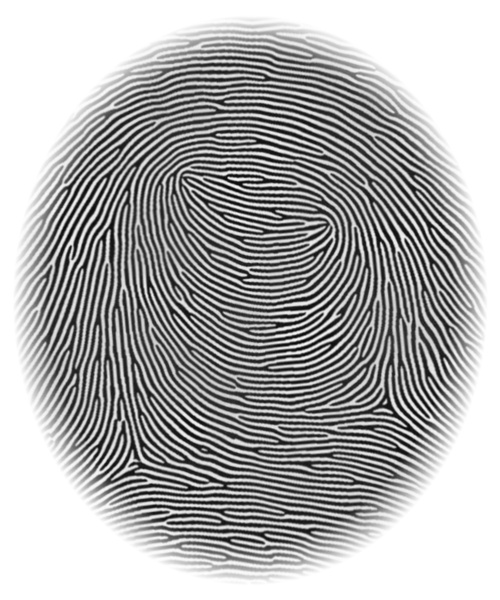
#> input picture backend/data/samples/OV727/BTXY97258/PADRAO_00.jpg, 500 x 600 px
$ python test_degradation.py ../backend/data/samples/OV727/BTXY97258/PADRAO_00.jpg
#> lines starting #> are read from the running program, lines starting #| are printed output that depends on the picture
#!/usr/bin/env python3
"""
Script para testar degradação de imagens com blur elíptico (motion blur)
Simula deslocamento de câmera com forma elíptica e motion blur radial
"""

import sys
import cv2
import numpy as np
import argparse
from pathlib import Path


def create_motion_blur_kernel(size, angle):
    """
    Cria kernel de motion blur linear

    Args:
        size: Tamanho do kernel (deve ser ímpar)
        angle: Ângulo em graus (0 = horizontal direita, 90 = vertical para cima)

    Returns:
        Kernel normalizado para motion blur
    """
    kernel = np.zeros((size, size), dtype=np.float32)
    center = size // 2

    # Converte ângulo para radianos
    angle_rad = np.deg2rad(angle)

    # Calcula direção do motion blur
    dx = np.cos(angle_rad)
    dy = -np.sin(angle_rad)  # Negativo porque y cresce para baixo

    # Desenha linha no kernel
    for i in range(size):
        offset = i - center
        x = int(center + offset * dx)
        y = int(center + offset * dy)

        if 0 <= x < size and 0 <= y < size:
            kernel[y, x] = 1.0

    # Normaliza
    if kernel.sum() > 0:
        kernel = kernel / kernel.sum()

    return kernel


def smoothstep(x):
    """
    Função de suavização Hermite (smoothstep)
    Retorna transição suave de 0 a 1 para x em [0, 1]
    """
    x = np.clip(x, 0, 1)
    return x * x * (3 - 2 * x)


def create_gradient_mask(h, w, center_x, center_y, a, b, angle):
    """
    Cria máscara composta: radial da imagem × inversa da elipse

    - Blur mais forte nas bordas da IMAGEM
    - Blur mais suave nas bordas da ELIPSE (com smoothstep)
    - Combinação por multiplicação + normalização

    Args:
        h, w: Dimensões da imagem
        center_x, center_y: Centro da elipse
        a, b: Raios da elipse
        angle: Ângulo de rotação em graus

    Returns:
        Tuple: (gradient, mask_radial, mask_ellipse)
        - gradient: Máscara combinada final
        - mask_radial: Máscara radial da imagem
        - mask_ellipse: Máscara da elipse (antes de inverter)
    """
    # Cria máscara elíptica base
    mask = np.zeros((h, w), dtype=np.uint8)
    cv2.ellipse(mask, (center_x, center_y), (a, b), angle, 0, 360, 255, -1)

    # Centro da imagem
    img_center_x = w // 2
    img_center_y = h // 2

    # Cria grid de coordenadas
    y_coords, x_coords = np.mgrid[0:h, 0:w]

    # === MÁSCARA 1: Radial da IMAGEM (0 no centro → 1 nas bordas) ===
    dist_from_img_center = np.sqrt(
        (x_coords - img_center_x) ** 2 +
        (y_coords - img_center_y) ** 2
    )

    # === MÁSCARA 2: Distância normalizada da ELIPSE (0 no centro → 1 nas bordas) ===
    # Converte ângulo para radianos
    angle_rad = np.deg2rad(angle)

    # Translada coordenadas para o centro da elipse
    x_shifted = x_coords - center_x
    y_shifted = y_coords - center_y

    # Rotaciona coordenadas (rotação inversa)
    x_rot = x_shifted * np.cos(-angle_rad) - y_shifted * np.sin(-angle_rad)
    y_rot = x_shifted * np.sin(-angle_rad) + y_shifted * np.cos(-angle_rad)

    # Calcula distância normalizada da elipse
    # Pontos na borda da elipse têm dist_ellipse = 1.0
    # Evita divisão por zero
    a_safe = max(a, 1)
    b_safe = max(b, 1)
    dist_from_ellipse_center = np.sqrt((x_rot / a_safe) ** 2 + (y_rot / b_safe) ** 2)

    # === Máscara radial da imagem inteira (0 no centro → 1 nas bordas) ===
    max_dist = np.sqrt(img_center_x ** 2 + img_center_y ** 2)
    if max_dist > 0:
        mask_radial_full = 0.5*dist_from_img_center / max_dist
    else:
        mask_radial_full = np.zeros((h, w), dtype=np.float32)

    # Aplica apenas dentro da máscara elíptica para o gradiente e elipse
    gradient = np.zeros((h, w), dtype=np.float32)
    mask_ellipse_full = np.zeros((h, w), dtype=np.float32)
    ellipse_region = mask > 0

    if ellipse_region.any():
        # Normaliza distâncias da imagem dentro da elipse
        dist_img_in_ellipse = dist_from_img_center[ellipse_region]
        min_img = dist_img_in_ellipse.min()
        max_img = dist_img_in_ellipse.max()

        if max_img > min_img:
            mask_radial_img = (dist_img_in_ellipse - min_img) / (max_img - min_img)
        else:
            mask_radial_img = np.ones_like(dist_img_in_ellipse) * 0.5

        # Normaliza distâncias da elipse
        dist_ellipse_in_region = dist_from_ellipse_center[ellipse_region]
        min_ellipse = dist_ellipse_in_region.min()
        max_ellipse = dist_ellipse_in_region.max()

        if max_ellipse > min_ellipse:
            mask_ellipse_dist = (dist_ellipse_in_region - min_ellipse) / (max_ellipse - min_ellipse)
        else:
            mask_ellipse_dist = np.zeros_like(dist_ellipse_in_region)

        # Aplica smoothstep para suavizar o gradiente da elipse
        mask_ellipse_smooth = smoothstep(mask_ellipse_dist)

        # Salva máscara da elipse para debug
        mask_ellipse_full[ellipse_region] = mask_ellipse_smooth

        # Combina as máscaras por multiplicação:
        # mask_radial_img: 0 no centro da imagem → 1 nas bordas
        # (1 - mask_ellipse_smooth): 1 no centro da elipse → 0 nas bordas
        # Resultado: blur forte no centro da elipse, suave nas bordas
        combined = mask_radial_img * (1 - mask_ellipse_smooth)

        # Normaliza para garantir range [0, 1]
        if combined.max() > 0:
            combined = combined / combined.max()

        gradient[ellipse_region] = combined

        # Garante valor mínimo de 0.05 para ter algum blur em toda a região
        gradient[ellipse_region] = np.clip(gradient[ellipse_region], 0.05, 1.0)

    return gradient, mask_radial_full, mask_ellipse_full


# [44 lines left out: function add_noise, not called in this run]


def apply_elliptical_blur(image, area_percent=0.15, eccentricity=0.3, angle=None, add_noise_flag=True, noise_intensity=0.5):
    """
    Aplica motion blur elíptico com gradiente radial + ruído

    Args:
        image: Imagem de entrada (numpy array)
        area_percent: Percentual da área da imagem para aplicar blur (0.1 a 0.25)
        eccentricity: Excentricidade da elipse (0.1 a 0.5)
        angle: Ângulo de rotação da elipse (None para aleatório)
        add_noise_flag: Se True, adiciona ruído à imagem
        noise_intensity: Intensidade do ruído (0.0 a 1.0)

    Returns:
        Imagem com blur aplicado, máscara, parâmetros
    """
    h, w = image.shape[:2]
    image_area = h * w

    # Centro da imagem
    img_center_x = w // 2
    img_center_y = h // 2

    # Calcula área da elipse
    ellipse_area = image_area * area_percent

    # Calcula raios da elipse
    # Área = pi * a * b
    a = int(np.sqrt(ellipse_area / (np.pi * np.sqrt(1 - eccentricity ** 2))))
    b = int(a * np.sqrt(1 - eccentricity ** 2))

    # Posiciona a elipse: borda mais próxima a pelo menos 80px do centro da imagem
    # Como o eixo maior será tangencial, o semi-eixo menor (b) aponta na direção radial
    # Distância mínima do centro da elipse ao centro da imagem: 80 + b
    min_dist_from_center = 80 + b

    # Distância máxima: a elipse precisa caber na imagem
    # Usa a margem do semi-eixo maior para não cortar a elipse
    margin = max(a, b)

    # Escolhe ângulo radial aleatório (direção do centro da imagem → centro da elipse)
    radial_angle = np.random.uniform(0, 2 * np.pi)

    # Calcula distância máxima possível nesta direção radial
    # A elipse precisa caber na imagem: centro ± margin dentro dos limites
    cos_r = np.cos(radial_angle)
    sin_r = np.sin(radial_angle)

    # Limites em x e y para o centro da elipse
    if cos_r > 0:
        max_dist_x = (w - margin - img_center_x) / cos_r if cos_r > 1e-6 else float('inf')
    elif cos_r < 0:
        max_dist_x = (margin - img_center_x) / cos_r if cos_r < -1e-6 else float('inf')
    else:
        max_dist_x = float('inf')

    if sin_r > 0:
        max_dist_y = (h - margin - img_center_y) / sin_r if sin_r > 1e-6 else float('inf')
    elif sin_r < 0:
        max_dist_y = (margin - img_center_y) / sin_r if sin_r < -1e-6 else float('inf')
    else:
        max_dist_y = float('inf')

    max_dist_from_center = min(abs(max_dist_x), abs(max_dist_y))

    # Garante que o range é válido
    if max_dist_from_center < min_dist_from_center:
        # Se não cabe, usa a distância máxima possível
        dist = max_dist_from_center
    else:
        dist = np.random.uniform(min_dist_from_center, max_dist_from_center)

    center_x = int(img_center_x + dist * cos_r)
    center_y = int(img_center_y + dist * sin_r)

    # Garante que o centro fica dentro da imagem
    center_x = np.clip(center_x, margin, w - margin)
    center_y = np.clip(center_y, margin, h - margin)

    # Ângulo da elipse: eixo maior tangencial à direção radial (±25°)
    # Direção radial em graus (do centro da imagem → centro da elipse)
    radial_angle_deg = np.degrees(radial_angle)
    # Tangente = perpendicular à direção radial (+90°)
    tangent_angle = radial_angle_deg + 90
    # Adiciona variação aleatória de ±25°
    if angle is None:
        angle = tangent_angle + np.random.uniform(-25, 25)

    # Calcula ângulo do motion blur (do centro da imagem até centro da elipse)
    dx = center_x - img_center_x
    dy = center_y - img_center_y
    motion_angle = np.degrees(np.arctan2(-dy, dx))  # -dy porque Y cresce para baixo

    # Cria máscara com gradiente radial (do centro da imagem para fora)
    gradient_mask, mask_radial, mask_ellipse = create_gradient_mask(h, w, center_x, center_y, a, b, angle)

    # Aplica motion blur com intensidade variável
    result = image.copy().astype(np.float32)

    # Adiciona ruído se solicitado
    if add_noise_flag:
        result = add_noise(result, noise_type='mixed', intensity=noise_intensity)

    # Define níveis de blur (do mais fraco ao mais forte)
    blur_levels = [3, 6, 9, 12, 15, 18, 21, 24, 27, 30, 33, 36]  # Tamanhos de kernel

    # Aplica blur progressivo baseado na máscara gradiente
    for i, kernel_size in enumerate(blur_levels):
        # Normaliza gradiente para este nível
        level_min = i / len(blur_levels)
        level_max = (i + 1) / len(blur_levels)

        # Cria máscara para este nível
        level_mask = np.clip((gradient_mask - level_min) / (level_max - level_min), 0, 1)

        # Aplica motion blur
        kernel = create_motion_blur_kernel(kernel_size, motion_angle)
        blurred = cv2.filter2D(image.astype(np.float32), -1, kernel)

        # Combina com resultado
        level_mask_3ch = np.stack([level_mask] * 3, axis=-1)
        result = result * (1 - level_mask_3ch) + blurred * level_mask_3ch

    result = result.astype(np.uint8)

    # Cria máscaras visuais (para debug)
    mask_combined = (gradient_mask * 255).astype(np.uint8)
    mask_radial_visual = (mask_radial * 255).astype(np.uint8)
    # Inverte a máscara da elipse para mostrar como é usada na combinação
    # (1 - mask_ellipse): 1 no centro → 0 nas bordas = branco no centro, preto nas bordas
    mask_ellipse_inverted = np.zeros_like(mask_ellipse)
    ellipse_region = mask_ellipse > 0
    mask_ellipse_inverted[ellipse_region] = 1.0 - mask_ellipse[ellipse_region]
    mask_ellipse_visual = (mask_ellipse_inverted * 255).astype(np.uint8)

    return result, mask_combined, mask_radial_visual, mask_ellipse_visual, (center_x, center_y, a, b, angle, motion_angle)


def main():
    parser = argparse.ArgumentParser(description='Testa degradação de imagem com blur elíptico')
    parser.add_argument('input', type=str, help='Caminho da imagem de entrada')
    parser.add_argument('--output-dir', '-o', type=str, default='./degradation_tests',
                        help='Diretório de saída (padrão: ./degradation_tests)')
    parser.add_argument('--samples', '-n', type=int, default=5,
                        help='Número de amostras a gerar (padrão: 5)')
    parser.add_argument('--area-min', type=float, default=0.25,
                        help='Área mínima da elipse (padrão: 0.10)')
    parser.add_argument('--area-max', type=float, default=0.5,
                        help='Área máxima da elipse (padrão: 0.25)')
    parser.add_argument('--ecc-min', type=float, default=0.7,
                        help='Excentricidade mínima (padrão: 0.7)')
    parser.add_argument('--ecc-max', type=float, default=0.95,
                        help='Excentricidade máxima (padrão: 0.95)')
    parser.add_argument('--noise', action='store_true',
                        help='Adiciona ruído à imagem (padrão: desabilitado)')
    parser.add_argument('--noise-intensity', type=float, default=0.25,
                        help='Intensidade do ruído 0.0 a 1.0 (padrão: 0.5)')
    parser.add_argument('--single-output', type=str, default=None,
                        help='Modo produção: processa 1 imagem e salva no caminho especificado')

    args = parser.parse_args()

    # Carrega imagem
    input_path = Path(args.input)
    if not input_path.exists():
        print(f"Erro: Arquivo não encontrado: {input_path}", file=sys.stderr)
        sys.exit(1)

    image = cv2.imread(str(input_path))
#> image is the input picture: shape (600, 500, 3); min 4, max 255, mean 173.8
    if image is None:
        print(f"Erro: Não foi possível carregar a imagem: {input_path}", file=sys.stderr)
        sys.exit(1)

    # === Modo single-output (produção) ===
    if args.single_output:
        import json

        area_percent = np.random.uniform(args.area_min, args.area_max)
        eccentricity = np.random.uniform(args.ecc_min, args.ecc_max)

        degraded, _, _, _, params = apply_elliptical_blur(
            image,
            area_percent,
            eccentricity,
            add_noise_flag=args.noise,
            noise_intensity=args.noise_intensity
        )
        center_x, center_y, a, b, angle, motion_angle = params

        output_path = Path(args.single_output)
        output_path.parent.mkdir(parents=True, exist_ok=True)

        # Salva no formato adequado (jpg com qualidade ou png)
        ext = output_path.suffix.lower()
        if ext in ['.jpg', '.jpeg']:
            cv2.imwrite(str(output_path), degraded, [cv2.IMWRITE_JPEG_QUALITY, 95])
        else:
            cv2.imwrite(str(output_path), degraded)

        # Imprime JSON com parâmetros para o chamador (stdout)
        result = {
            "status": "ok",
            "input": str(input_path),
            "output": str(output_path),
            "area_percent": round(area_percent * 100, 1),
            "eccentricity": round(eccentricity, 3),
            "center": [int(center_x), int(center_y)],
            "radii": [int(a), int(b)],
            "ellipse_angle": round(float(angle), 1),
            "motion_angle": round(float(motion_angle), 1)
        }
        print(json.dumps(result))
        sys.exit(0)

    # === Modo batch (teste/desenvolvimento) ===
    print(f"Imagem carregada: {input_path}")
    print(f"Dimensões: {image.shape[1]}x{image.shape[0]}")
#| Dimensões: 500x600

    # Cria diretório de saída
    output_dir = Path(args.output_dir)
    output_dir.mkdir(parents=True, exist_ok=True)

    # Salva imagem original
    original_path = output_dir / "00_original.png"
    cv2.imwrite(str(original_path), image)
    print(f"\n✓ Original salva: {original_path}")

    # Gera amostras com degradação
    print(f"\nGerando {args.samples} amostras degradadas...")
    print("-" * 70)

    for i in range(args.samples):
        # Parâmetros aleatórios
        area_percent = np.random.uniform(args.area_min, args.area_max)
        eccentricity = np.random.uniform(args.ecc_min, args.ecc_max)

        # Aplica degradação
        degraded, mask_combined, mask_radial, mask_ellipse, params = apply_elliptical_blur(
            image,
            area_percent,
            eccentricity,
            add_noise_flag=args.noise,
            noise_intensity=args.noise_intensity
        )
        center_x, center_y, a, b, angle, motion_angle = params

        # Salva imagem degradada
        output_path = output_dir / f"{i+1:02d}_degraded.png"
        cv2.imwrite(str(output_path), degraded)

        # Salva máscaras separadas
        mask_combined_path = output_dir / f"{i+1:02d}_mask_combined.png"
        cv2.imwrite(str(mask_combined_path), mask_combined)

        mask_radial_path = output_dir / f"{i+1:02d}_mask_radial.png"
        cv2.imwrite(str(mask_radial_path), mask_radial)

        mask_ellipse_path = output_dir / f"{i+1:02d}_mask_ellipse.png"
        cv2.imwrite(str(mask_ellipse_path), mask_ellipse)

        print(f"Amostra {i+1}:")
        print(f"  - Arquivo: {output_path.name}")
        print(f"  - Área: {area_percent*100:.1f}% da imagem")
        print(f"  - Excentricidade: {eccentricity:.2f}")
        print(f"  - Centro elipse: ({center_x}, {center_y})")
        print(f"  - Raios elipse: a={a}px, b={b}px")
        print(f"  - Ângulo elipse: {angle:.1f}°")
        print(f"  - Ângulo motion blur: {motion_angle:.1f}°")
        print()
#> this loop made 5 passes
#> (center_x, center_y, a, b, angle, motion_angle) on passes 1 to 5: (222, 278, 278, 132, 309.2, 141.8), (242, 303, 258, 131, 267.1, -159.4), (222, 278, 278, 168, 376.5, 141.8), (180, 280, 320, 116, 94.93, 164.1), (259, 249, 241, 100, 388.6, 79.99)
#> (printed output is left out)
#> pass 1, in apply_elliptical_blur, `result = result.astype(np.uint8)`:
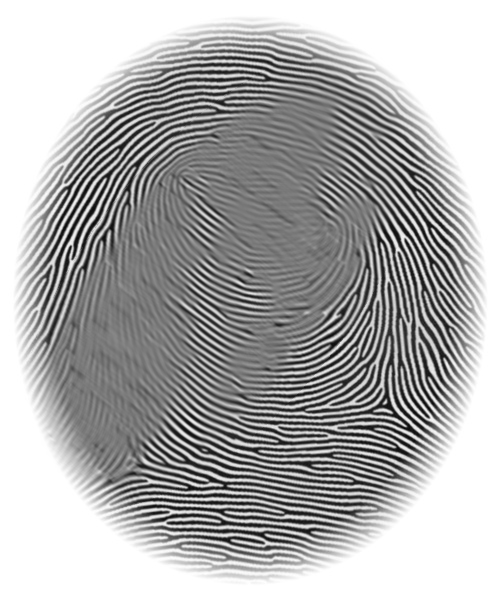
#> result: shape (600, 500, 3); min 8, max 255, mean 173.6
#> pass 1, in main, `degraded, mask_combined, mask_radial, mask_ellipse, params = apply_ell..`:
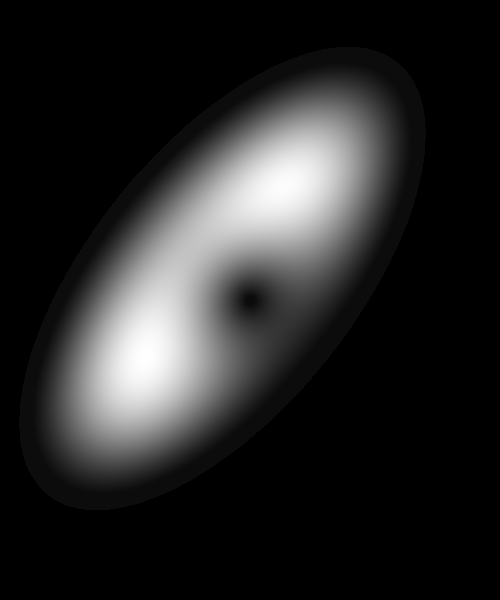
#> mask_combined: shape (600, 500); min 0, max 255, mean 39
#> pass 1, in main, `degraded, mask_combined, mask_radial, mask_ellipse, params = apply_ell..`:
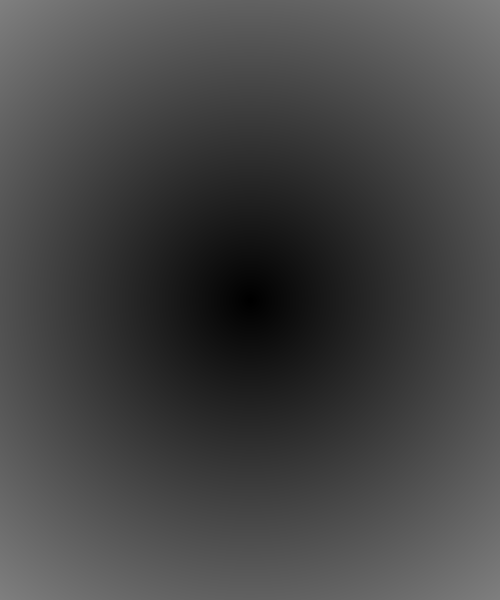
#> mask_radial: shape (600, 500); min 0, max 127, mean 68.4

    print("-" * 70)
    print(f"\n✓ {args.samples} amostras geradas em: {output_dir}")
    print("\nPara visualizar, abra as imagens no diretório de saída.")


if __name__ == '__main__':
    main()

$ run again, on backend/data/samples/OV727/BTXY97258/PADRAO_03.jpg
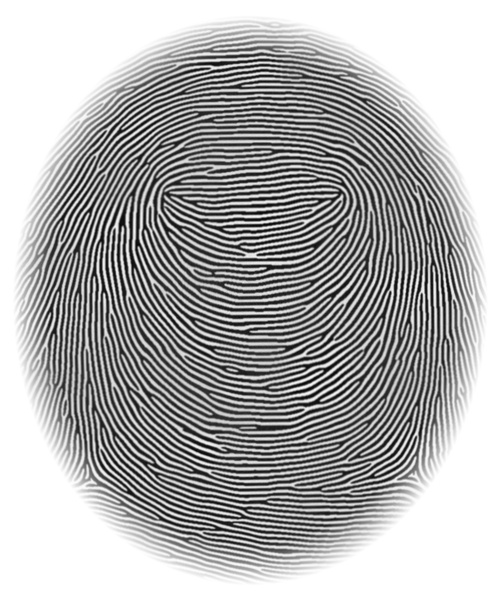
#> input picture backend/data/samples/OV727/BTXY97258/PADRAO_03.jpg, 500 x 600 px
#> in main, image is the input picture: shape (600, 500, 3); min 2, max 255, mean 173.9
#| Dimensões: 500x600
#> the loop in main, `for i in range(args.samples):` made 5 passes
#> (center_x, center_y, a, b, angle, motion_angle) on passes 1 to 5: (222, 278, 278, 132, 309.2, 141.8), (242, 303, 258, 131, 267.1, -159.4), (222, 278, 278, 168, 376.5, 141.8), (180, 280, 320, 116, 94.93, 164.1), (259, 249, 241, 100, 388.6, 79.99)
#> (printed output is left out)
#> pass 1, in apply_elliptical_blur, `result = result.astype(np.uint8)`:
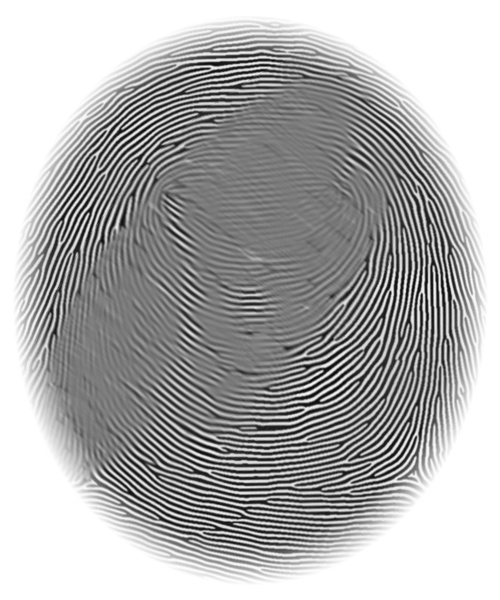
#> result: shape (600, 500, 3); min 5, max 255, mean 173.8

$ run again, on backend/data/samples/OV727/BTXY97258/PADRAO_04.jpg
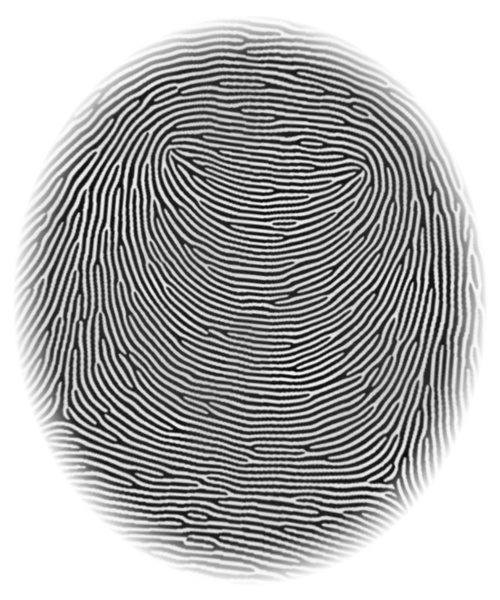
#> input picture backend/data/samples/OV727/BTXY97258/PADRAO_04.jpg, 500 x 600 px
#> in main, image is the input picture: shape (600, 500, 3); min 2, max 255, mean 173.8
#| Dimensões: 500x600
#> the loop in main, `for i in range(args.samples):` made 5 passes
#> (center_x, center_y, a, b, angle, motion_angle) on passes 1 to 5: (222, 278, 278, 132, 309.2, 141.8), (242, 303, 258, 131, 267.1, -159.4), (222, 278, 278, 168, 376.5, 141.8), (180, 280, 320, 116, 94.93, 164.1), (259, 249, 241, 100, 388.6, 79.99)
#> (printed output is left out)
#> pass 1, in apply_elliptical_blur, `result = result.astype(np.uint8)`:
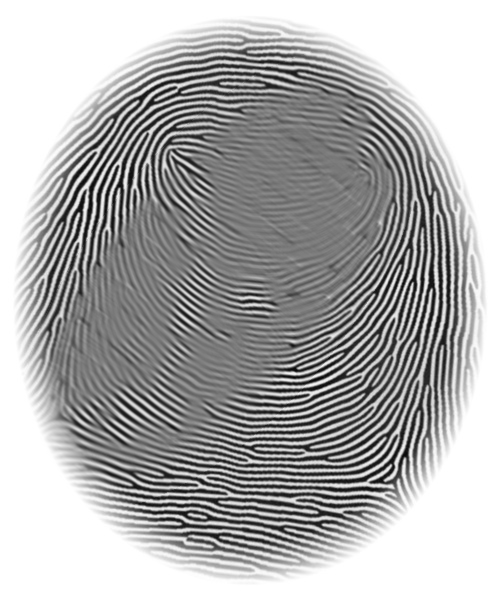
#> result: shape (600, 500, 3); min 5, max 255, mean 173.7
